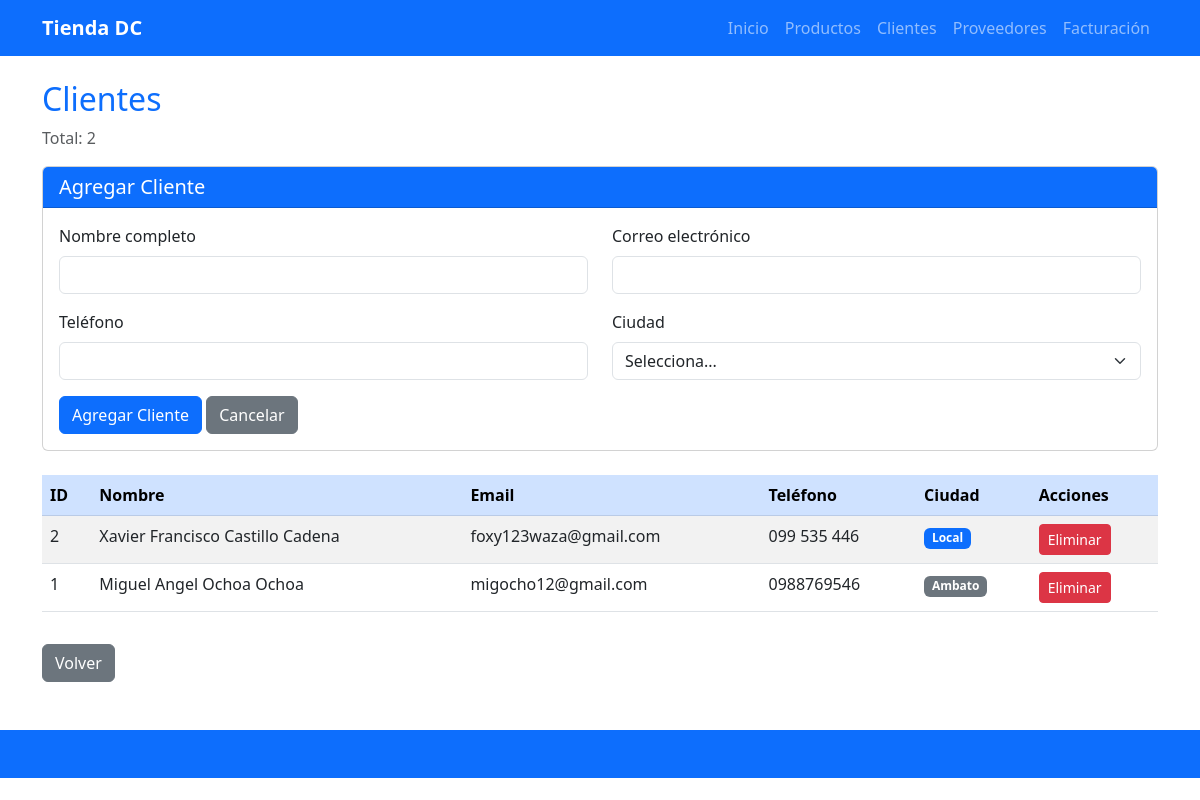
Screenshot of /clientes with the database file from the repository.
### tables this page shows
CREATE TABLE clientes (
            id INTEGER PRIMARY KEY AUTOINCREMENT,
            nombre TEXT NOT NULL,
            email TEXT NOT NULL,
            telefono TEXT NOT NULL,
            ciudad TEXT NOT NULL
        );

### app.py (the view, shortened to what this page needs)
@app.route('/clientes', methods=['GET', 'POST'])
def clientes():
    form = ClienteForm()
    conn = get_db()
    cursor = conn.cursor()
    cursor.execute('SELECT * FROM clientes ORDER BY id DESC')
    lista_clientes = cursor.fetchall()
    conn.close()
    return render_template('clientes.html', lista_clientes=lista_clientes, form=form)

### forms/cliente_form.py
class ClienteForm(FlaskForm):
    nombre = StringField(
        'Nombre completo',
        validators=[DataRequired(message='El nombre es obligatorio'), Length(min=3, max=100, message='El nombre debe tener entre 3 y 100 caracteres')]
    )
    email = EmailField(
        'Correo electrónico',
        validators=[DataRequired(message='El correo es obligatorio'), Email(message='Ingresa un correo válido')]
    )
    telefono = TelField(
        'Teléfono',
        validators=[DataRequired(message='El teléfono es obligatorio'), Length(min=7, max=15, message='Ingresa un número válido')]
    )
    ciudad = SelectField(
        'Ciudad',
        choices=[
            ('', 'Selecciona...'),
            ('Quito', 'Quito'),
            ('Guayaquil', 'Guayaquil'),
            ('Cuenca', 'Cuenca'),
            ('Ambato', 'Ambato'),
            ('Otro', 'Otro')
        ],
        validators=[DataRequired(message='Selecciona una ciudad')]
    )
    submit = SubmitField('Agregar Cliente')

### app.py (called while the page is built)
def get_db():
    conn = sqlite3.connect(DATABASE)
    conn.row_factory = sqlite3.Row
    return conn

### templates/clientes.html (shortened to what this page needs)
{% extends "base.html" %}
{% block content %}
<h2 class="text-primary">Clientes</h2>
<p class="text-muted">Total: {{ lista_clientes|length }}</p>
<div class="card mb-4">
    <div class="card-header bg-primary text-white">
        <h5 class="mb-0">Agregar Cliente</h5>
    </div>
    <div class="card-body">
        <form method="POST" action="{{ url_for('clientes') }}">
            <div class="row">
                <div class="col-md-6 mb-3">
                    {{ form.nombre.label(class="form-label") }}
                    {{ form.nombre(class="form-control" + (" is-invalid" if form.nombre.errors else "")) }}
                </div>
                <div class="col-md-6 mb-3">
                    {{ form.email.label(class="form-label") }}
                    {{ form.email(class="form-control" + (" is-invalid" if form.email.errors else "")) }}
                </div>
                <div class="col-md-6 mb-3">
                    {{ form.telefono.label(class="form-label") }}
                    {{ form.telefono(class="form-control" + (" is-invalid" if form.telefono.errors else "")) }}
                </div>
                <div class="col-md-6 mb-3">
                    {{ form.ciudad.label(class="form-label") }}
                    {{ form.ciudad(class="form-select" + (" is-invalid" if form.ciudad.errors else "")) }}
                </div>
                <div class="col-12">
                    {{ form.submit(class="btn btn-primary") }}
                    <a href="{{ url_for('clientes') }}" class="btn btn-secondary">Cancelar</a>
                </div>
            </div>
        </form>
    </div>
</div>
<div class="table-responsive">
    <table class="table table-striped table-hover">
        <thead class="table-primary">
            <tr>
                <th>ID</th>
                <th>Nombre</th>
                <th>Email</th>
                <th>Teléfono</th>
                <th>Ciudad</th>
                <th>Acciones</th>
            </tr>
        </thead>
        <tbody>
            {% for cliente in lista_clientes %}
            <tr>
                <td>{{ cliente.id }}</td>
                <td>{{ cliente.nombre|title }}</td>
                <td>{{ cliente.email|lower }}</td>
                <td>{{ cliente.telefono }}</td>
                <td>
                    {% if cliente.ciudad == 'Quito' %}
                        <span class="badge bg-primary">Local</span>
                    {% elif cliente.ciudad == 'Guayaquil' %}
                        <span class="badge bg-warning text-dark">Costa</span>
                    {% else %}
                        <span class="badge bg-secondary">{{ cliente.ciudad }}</span>
                    {% endif %}
                </td>
                <td>
                    <a href="{{ url_for('eliminar_cliente', id=cliente.id) }}" class="btn btn-danger btn-sm" onclick="return confirm('¿Eliminar este cliente?')">Eliminar</a>
                </td>
            </tr>
            {% else %}
            <tr>
                <td colspan="6" class="text-center text-muted">No hay clientes registrados</td>
            </tr>
            {% endfor %}
        </tbody>
    </table>
</div>
<div class="mt-3">
    <a href="{{ url_for('index') }}" class="btn btn-secondary">Volver</a>
</div>
{% endblock %}

### static/css/style.css (style rules this page uses)
.card { transition:transform 0.2s }

### rows the page displays
clientes: id "2", nombre "Xavier Francisco Castillo Cadena", email "foxy123waza@gmail.com", telefono "099 535 446", ciudad "Local"
clientes: id "1", nombre "Miguel Angel Ochoa Ochoa", email "migocho12@gmail.com", telefono "0988769546", ciudad "Ambato"

### other values shown
{{ lista_clientes|length }} "2"
